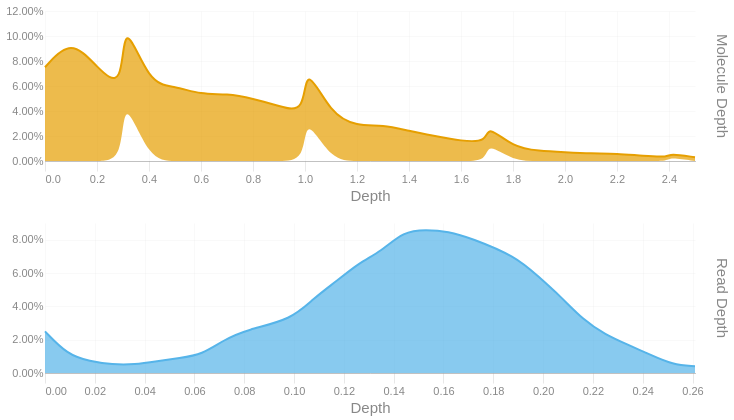

The code cell stored with this chart in its notebook:
### Code cell
readdep = depth_hist(tb['Read Depth'], q99, 3)
readdep = readdep.with_columns(pl.lit('Read Depth').alias('Metric'))
if not SKIPLR:
    moldep = depth_hist(tb['Molecule Depth'], mol_q99, 1)
    moldep = moldep.with_columns(pl.lit('Molecule Depth').alias('Metric'))
    _hist = pl.concat([readdep, moldep])
    _hist = _hist.filter(pl.col('Proportion') != 0)
    with SafeRender(_hist):
        (
            alt.Chart(_hist)        
            .mark_area(interpolate = "basis")
            .encode(
                x=alt.X('Bin:Q').scale(domainMin=0).axis(alt.Axis(title='Depth')),
                y = alt.Y('Proportion:Q', title = None).axis(format = '.2%'),
                color = alt.Color('Metric:N').legend(None),
                row = alt.Row("Metric:N").header(title = None, labelOrient = 'right'),
                tooltip = [
                    alt.Tooltip("Metric:N", title = "Metric"),
                    alt.Tooltip('Interval:N', title = "Depth Interval"),
                    alt.Tooltip('Proportion:Q', title = "% Alignments").format('.2%')
                ]
            )
            .resolve_scale(x='independent', y='independent')
            .properties(
                height = 150, width = 650,
                usermeta={'embedOptions': {'downloadFileName': f'{samplename}.depth.hist'}}
            )
        ).display()
else:
    readdep = readdep.filter(pl.col('Proportion') != 0)
    with SafeRender(readdep):
        (
            alt.Chart(readdep)        
            .mark_area(interpolate = "basis")
            .encode(
                x=alt.X('Bin:Q').scale(domainMin=0).axis(alt.Axis(title='Depth')),
                y = alt.Y('Proportion:Q', title = None).axis(format = '.2%'),
                tooltip = [
                    alt.Tooltip('Interval:N', title = "Depth Interval"),
                    alt.Tooltip('Proportion:Q', title = "% Alignments").format('.2%')
                ]
            )
            .properties(
                usermeta={'embedOptions': {'downloadFileName': f'{samplename}.depth.hist'}}
            )
        ).display()

### Figure 1 — Vega-Lite specification as saved in the notebook (floating-point values rounded to 4 significant figures)
{"width": 650, "height": 150, "config": {"title": {"anchor": "start", "dy": -15, "fontSize": 18, "color": "#888888", "subtitleColor": "#888888", "subtitleFontSize": 14}, "arc": {"fill": "#0072B2"}, "axis": {"domainColor": "#888888", "domainWidth": 0.5, "gridWidth": 0.2, "grid": false, "titleFontWeight": 400, "titleFontSize": 15, "labelFontSize": 11, "labelColor": "#888888", "tickColor": "#888888", "tickWidth": 0.2, "titleColor": "#888888"}, "axisBand": {"grid": false}, "axisX": {"grid": true, "tickSize": 10, "domainCap": "round"}, "axisY": {"domain": false, "grid": true, "tickSize": 0, "domainCap": "round"}, "background": "transparent", "header": {"labelFontSize": 15, "labelColor": "#888888", "titleFontSize": 15, "titleFontWeight": 600, "titleColor": "#888888"}, "legend": {"labelFont": "sans-serif", "labelFontSize": 12, "labelColor": "#888888", "symbolSize": 100, "symbolType": "circle", "titleFontSize": 12, "titlePadding": 10, "titleColor": "#888888", "title": null}, "range": {"category": ["#E69F00", "#56B4E9", "#009E73", "#F0E442", "#0072B2", "#D55E00", "#CC79A7", "#000000"], "diverging": ["#cfe8f3", "#a2d4ec", "#73bfe2", "#46abdb", "#1696d2", "#12719e"]}, "area": {"fill": "#0072B2", "fillOpacity": 0.7, "line": true, "strokeOpacity": 0.7}, "line": {"color": "#0072B2", "stroke": "#0072B2", "strokeWidth": 2}, "trail": {"color": "#0072B2", "stroke": "#0072B2", "strokeWidth": 0, "size": 1}, "point": {"filled": true, "fillOpacity": 1.0, "size": 95}, "text": {"color": "#888888", "fontSize": 11, "align": "right", "fontWeight": 400, "size": 11}, "bar": {"fill": "#0072B2", "stroke": null}, "view": {"stroke": null, "continuousWidth": 660, "continuousHeight": 400}}, "data": {"name": "data-c11c366df7289627f5249c39bbc87ed2"}, "mark": {"type": "area", "interpolate": "basis"}, "encoding": {"color": {"field": "Metric", "legend": null, "type": "nominal"}, "row": {"field": "Metric", "header": {"title": null, "labelOrient": "right"}, "type": "nominal"}, "tooltip": [{"field": "Metric", "title": "Metric", "type": "nominal"}, {"field": "Interval", "title": "Depth Interval", "type": "nominal"}, {"field": "Proportion", "format": ".2%", "title": "% Alignments", "type": "quantitative"}], "x": {"axis": {"title": "Depth"}, "field": "Bin", "scale": {"domainMin": 0}, "type": "quantitative"}, "y": {"axis": {"format": ".2%"}, "field": "Proportion", "title": null, "type": "quantitative"}}, "resolve": {"scale": {"x": "independent", "y": "independent"}}, "usermeta": {"embedOptions": {"downloadFileName": "S3_Annapolis_036.depth.hist"}}, "$schema": "https://vega.github.io/schema/vega-lite/v6.1.0.json", "datasets": {"data-c11c366df7289627f5249c39bbc87ed2": [{"Bin": 0.0, "Interval": "0.0-0.009", "Proportion": 0.025, "Metric": "Read Depth"}, {"Bin": 0.009, "Interval": "0.009-0.018", "Proportion": 0.011, "Metric": "Read Depth"}, {"Bin": 0.018, "Interval": "0.018-0.027", "Proportion": 0.007, "Metric": "Read Depth"}, {"Bin": 0.027, "Interval": "0.027-0.036", "Proportion": 0.005, "Metric": "Read Depth"}, {"Bin": 0.036, "Interval": "0.036-0.045", "Proportion": 0.005, "Metric": "Read Depth"}, {"Bin": 0.045, "Interval": "0.045-0.054", "Proportion": 0.007, "Metric": "Read Depth"}, {"Bin": 0.054, "Interval": "0.054-0.063", "Proportion": 0.009, "Metric": "Read Depth"}, {"Bin": 0.063, "Interval": "0.063-0.072", "Proportion": 0.011, "Metric": "Read Depth"}, {"Bin": 0.072, "Interval": "0.072-0.081", "Proportion": 0.02, "Metric": "Read Depth"}, {"Bin": 0.081, "Interval": "0.081-0.09", "Proportion": 0.026, "Metric": "Read Depth"}, {"Bin": 0.099, "Interval": "0.099-0.108", "Proportion": 0.032, "Metric": "Read Depth"}, {"Bin": 0.108, "Interval": "0.108-0.117", "Proportion": 0.045, "Metric": "Read Depth"}, {"Bin": 0.117, "Interval": "0.117-0.126", "Proportion": 0.055, "Metric": "Read Depth"}, {"Bin": 0.126, "Interval": "0.126-0.135", "Proportion": 0.066, "Metric": "Read Depth"}, {"Bin": 0.135, "Interval": "0.135-0.144", "Proportion": 0.073, "Metric": "Read Depth"}, {"Bin": 0.144, "Interval": "0.144-0.153", "Proportion": 0.085, "Metric": "Read Depth"}, {"Bin": 0.153, "Interval": "0.153-0.162", "Proportion": 0.086, "Metric": "Read Depth"}, {"Bin": 0.162, "Interval": "0.162-0.171", "Proportion": 0.085, "Metric": "Read Depth"}, {"Bin": 0.171, "Interval": "0.171-0.18", "Proportion": 0.081, "Metric": "Read Depth"}, {"Bin": 0.189, "Interval": "0.189-0.198", "Proportion": 0.07, "Metric": "Read Depth"}, {"Bin": 0.198, "Interval": "0.198-0.207", "Proportion": 0.058, "Metric": "Read Depth"}, {"Bin": 0.207, "Interval": "0.207-0.216", "Proportion": 0.046, "Metric": "Read Depth"}, {"Bin": 0.216, "Interval": "0.216-0.225", "Proportion": 0.032, "Metric": "Read Depth"}, {"Bin": 0.225, "Interval": "0.225-0.234", "Proportion": 0.023, "Metric": "Read Depth"}, {"Bin": 0.234, "Interval": "0.234-0.243", "Proportion": 0.017, "Metric": "Read Depth"}, {"Bin": 0.243, "Interval": "0.243-0.252", "Proportion": 0.011, "Metric": "Read Depth"}, {"Bin": 0.252, "Interval": "0.252-0.261", "Proportion": 0.005, "Metric": "Read Depth"}, {"Bin": 0.261, "Interval": "0.261-0.27", "Proportion": 0.004, "Metric": "Read Depth"}, {"Bin": 0.0, "Interval": "0.0-0.1", "Proportion": 0.075, "Metric": "Molecule Depth"}, {"Bin": 0.1, "Interval": "0.1-0.2", "Proportion": 0.098, "Metric": "Molecule Depth"}, {"Bin": 0.2, "Interval": "0.2-0.3", "Proportion": 0.075, "Metric": "Molecule Depth"}, {"Bin": 0.3, "Interval": "0.3-0.3", "Proportion": 0.056, "Metric": "Molecule Depth"}, {"Bin": 0.3, "Interval": "0.3-0.4", "Proportion": 0.062, "Metric": "Molecule Depth"}, {"Bin": 0.4, "Interval": "0.4-0.5", "Proportion": 0.061, "Metric": "Molecule Depth"}, {"Bin": 0.5, "Interval": "0.5-0.6", "Proportion": 0.06, "Metric": "Molecule Depth"}, {"Bin": 0.6, "Interval": "0.6-0.7", "Proportion": 0.053, "Metric": "Molecule Depth"}, {"Bin": 0.7, "Interval": "0.7-0.8", "Proportion": 0.054, "Metric": "Molecule Depth"}, {"Bin": 0.8, "Interval": "0.8-0.9", "Proportion": 0.05, "Metric": "Molecule Depth"}, {"Bin": 0.9, "Interval": "0.9-1.0", "Proportion": 0.044, "Metric": "Molecule Depth"}, {"Bin": 1.0, "Interval": "1.0-1.0", "Proportion": 0.038, "Metric": "Molecule Depth"}, {"Bin": 1.0, "Interval": "1.0-1.1", "Proportion": 0.041, "Metric": "Molecule Depth"}, {"Bin": 1.1, "Interval": "1.1-1.2", "Proportion": 0.037, "Metric": "Molecule Depth"}, {"Bin": 1.2, "Interval": "1.2-1.3", "Proportion": 0.028, "Metric": "Molecule Depth"}, {"Bin": 1.3, "Interval": "1.3-1.4", "Proportion": 0.029, "Metric": "Molecule Depth"}, {"Bin": 1.4, "Interval": "1.4-1.5", "Proportion": 0.024, "Metric": "Molecule Depth"}, {"Bin": 1.5, "Interval": "1.5-1.6", "Proportion": 0.02, "Metric": "Molecule Depth"}, {"Bin": 1.6, "Interval": "1.6-1.7", "Proportion": 0.016, "Metric": "Molecule Depth"}, {"Bin": 1.7, "Interval": "1.7-1.7", "Proportion": 0.015, "Metric": "Molecule Depth"}, {"Bin": 1.7, "Interval": "1.7-1.8", "Proportion": 0.014, "Metric": "Molecule Depth"}, {"Bin": 1.8, "Interval": "1.8-1.9", "Proportion": 0.011, "Metric": "Molecule Depth"}, {"Bin": 1.9, "Interval": "1.9-2.0", "Proportion": 0.008, "Metric": "Molecule Depth"}, {"Bin": 2.0, "Interval": "2.0-2.1", "Proportion": 0.007, "Metric": "Molecule Depth"}, {"Bin": 2.1, "Interval": "2.1-2.2", "Proportion": 0.006, "Metric": "Molecule Depth"}, {"Bin": 2.2, "Interval": "2.2-2.3", "Proportion": 0.006, "Metric": "Molecule Depth"}, {"Bin": 2.3, "Interval": "2.3-2.4", "Proportion": 0.004, "Metric": "Molecule Depth"}, {"Bin": 2.4, "Interval": "2.4-2.4", "Proportion": 0.003, "Metric": "Molecule Depth"}, {"Bin": 2.4, "Interval": "2.4-2.5", "Proportion": 0.003, "Metric": "Molecule Depth"}, {"Bin": 2.5, "Interval": "2.5-2.62", "Proportion": 0.003, "Metric": "Molecule Depth"}]}}
